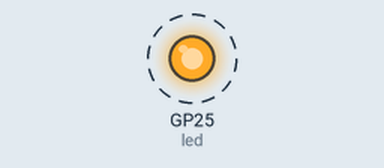
A program run on a simulated Raspberry Pi Pico running MicroPython. Parts: output pins drawn as LEDs (lit = HIGH). Dashed ring = blinking. What the program prints to the serial console is not drawn. At 1.2 s the program stops and its outputs stay as they are.

Above: at 0.1 s.
Timing chart, 0 to 2.7 s (numbered marks = the images above):
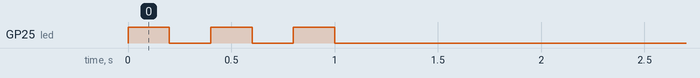

The program:

led.py
```python
import time

import machine


class LED:

    def __init__(self, led_pin="LED"):
        self.led = machine.Pin(led_pin, machine.Pin.OUT)
        self.led.off()
        self.status = 0

    def on(self):
        self.led.on()
        self.status = 1

    def off(self):
        self.led.off()
        self.status = 0

    def toggle(self):
        if self.status == 0:
            self.on()
        else:
            self.off()


    def blink(self, times=2, on_delay=0.1, off_delay=0.1):
        for _ in range(times):
            self.on()
            time.sleep(on_delay)
            self.off()
            time.sleep(off_delay)


if __name__ == "__main__":
    led = LED()
    led.led = machine.Pin("LED", machine.Pin.OUT)

    # Flash the LED 3 times with specified delays
    led.blink(times=3, on_delay=0.2, off_delay=0.2)

    print("LED flash completed.")
```

Measured:
- by itself, GP25 (led): alternates HIGH for 0.20 s and LOW for 0.20 s, 6 changes in all, then stays LOW
